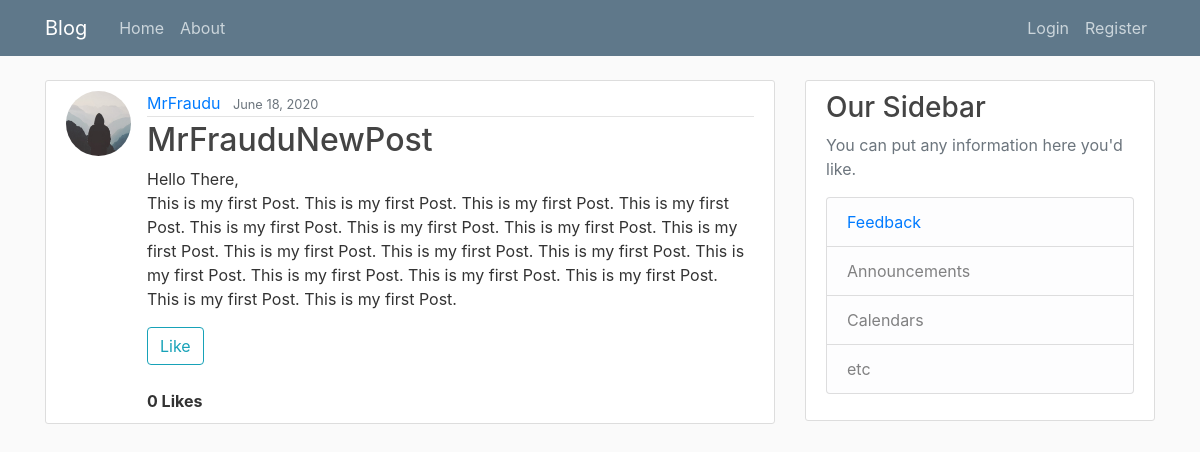
Page /post/30/ on the earlier database version.
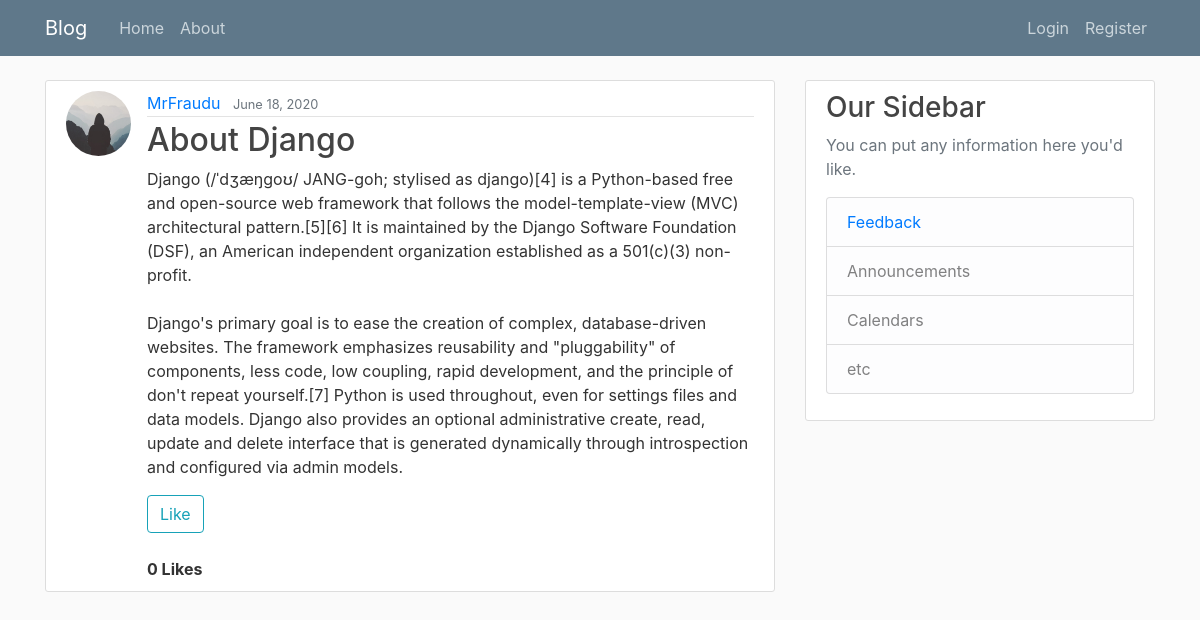
Same page on the later database version.
### blog/models.py (models this page shows, shortened)
class Post(models.Model):
	title = models.CharField(max_length=100)
	content = models.TextField(validators=[MinLengthValidator(200)])
	liked = models.ManyToManyField(User, default=None, blank=True, related_name = 'liked')
	date_posted = models.DateTimeField(default=timezone.now)
	author = models.ForeignKey(User, on_delete=models.CASCADE, related_name = 'author')

### users/models.py (models this page shows, shortened)
class Profile(models.Model):
    user = models.OneToOneField(User, on_delete=models.CASCADE)
    followed = models.ManyToManyField(User, default=None, blank=True, related_name = 'followed')
    bio = models.TextField(default='')
    image = models.ImageField(default='default.jpg', upload_to='profile_pics')

### blog/views.py (the view)
# urls.py: path('post/<int:pk>/', PostDetailView.as_view(), name='post-detail'),
class PostDetailView(DetailView):
	model = Post

### blog/templates/blog/post_detail.html (shortened to what this page needs)
{% extends "blog/base.html" %}
{% block content %}
  <article class="media content-section">
    <img class="rounded-circle article-img" src="{{ object.author.profile.image.url }}">
    <div class="media-body">
      <div class="article-metadata">
        <a class="mr-2" href="{% url 'user-posts' object.author.username %}">{{ object.author }}</a>
        <small class="text-muted">{{ object.date_posted|date:"F d, Y" }}</small>
      </div>
      <h2 class="article-title">{{ object.title }}</h2>
      <p class="article-content">{{ object.content }}</p>
      {% if object.author != user %}
      <form action="{% url 'like-post' %}" method="POST">
              {% if user not in post.liked.all %}
                <button class="btn btn-outline-info mb-4" type="submit">Like</button>
              {% else %}
                <button class="btn btn-info mb-4" type="submit">Unlike</button>
              {% endif %}
      </form>
      {% endif %}
      <strong> {{ post.liked.all.count }} Likes</strong>
    </div>
  </article>
{% endblock content %}

Differences in the rows shown:
changed Post "MrFraudu": title "MrFrauduNewPost" → "About Django"; content "Hello There, This is my first Post. This is my first Post. This is my first Post. This is my first Post. This is my first Post. This is my first Post. This is my first Post. This is my first Post. This is my first Post. This is my first Post. This is my first Post. This is my first Post. This is my first Post. This is my first Post. This is my first Post. This is my first Post. This is my first Post." → "Django (/ˈdʒæŋɡoʊ/ JANG-goh; stylised as django)[4] is a Python-based free and open-source web framework that follows the model-template-view (MVC) architectural pattern.[5][6] It is maintained by the Django Software Foundation (DSF), an American independent organization established as a 501(c)(3) non-profit. Django's primary goal is to ease the creation of complex, database-driven websites. The framework emphasizes reusability and \"pluggability\" of components, less code, low coupling, rapid development, and the principle of don't repeat yourself.[7] Python is used throughout, even for settings files and data models. Django also provides an optional administrative create, read, update and…"
